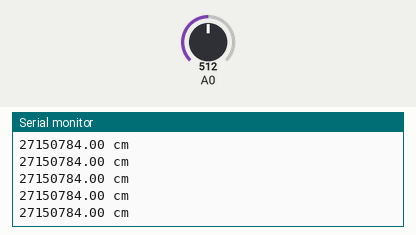
Simulated run of this sketch. Board: Arduino Uno, built with avr-gcc and run on an emulated ATmega328P. Parts: the last lines printed to the serial monitor. The inputs (shaded band) are chosen by the test bench; at power-on: A0 = 512.

Above: at 1.2 s.
1.3 s: A0 set to 716
At 1.34 s:
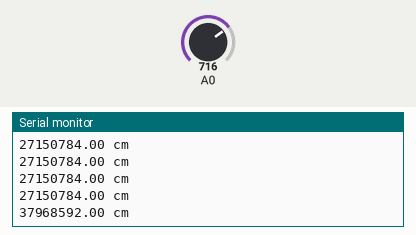
2.8 s: A0 set to 900
At 2.82 s:
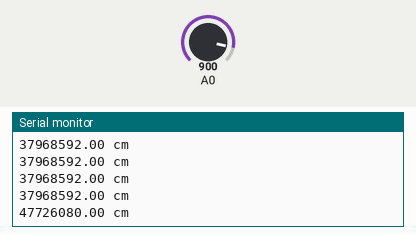
Timing chart, 0 to 5.8 s (numbered marks = the images above; inputs shaded):
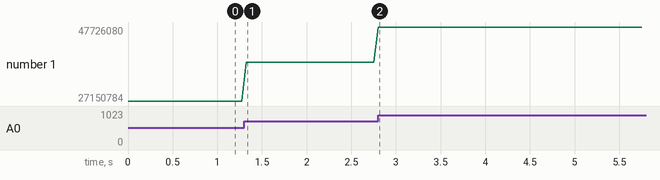

Measured:
- after the input at 1.3 s, the serial monitor: prints a new line at once (image 1)
- after the input at 2.8 s, the serial monitor: prints a new line at once (image 2)
- plotted number 1: 27150784 → 37968592 after the input at 1.3 s, 37968592 → 47726080 after the input at 2.8 s

The sketch:

UltrasonicSensorReader.ino
```cpp
/*
  Maxbotix LV-EZ1 ultrasonic ranger reader
 Context: Arduino

 Reads the value from a Maxbotix LV-EZ1 ultrasonic ranger
 and sends the result out serially.
 */
void setup() {
  // initialize serial communications at 9600 bps:
  Serial.begin(9600);
}

void loop() {
  // read the sensor value and convert to a voltage:
  int sensorValue = analogRead(A0);
  float voltage = map(sensorValue, 0, 5, 0, 1023);

  // the sensor's output is about 9.8mV per inch,
  // so multiply by 2.54 to get it in centimeters:
  float distance = voltage * 2.54  / 0.0098;

  // print the sensor value
  Serial.print(distance);
  Serial.println(" cm");
  // wait 50 milliseconds before the next reading
  // so the sensor can stabilize:
  delay(50);
}
```
